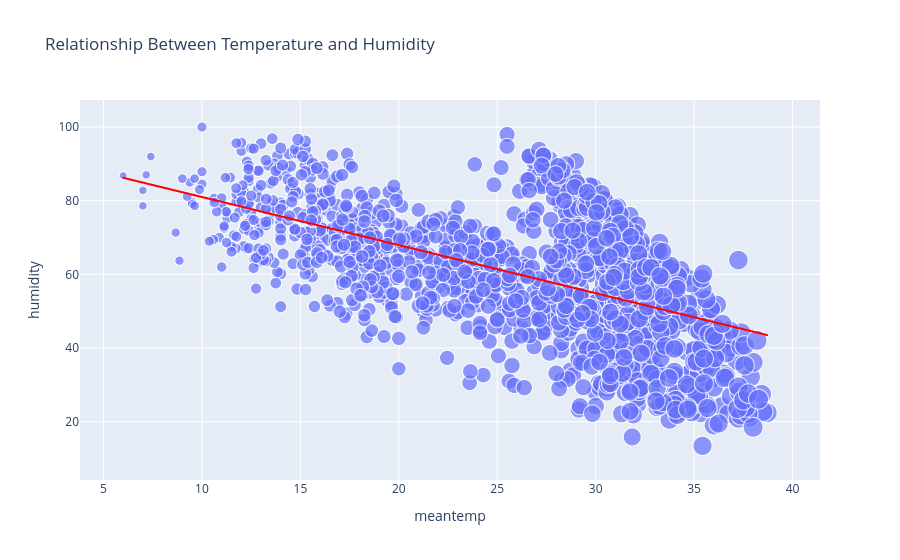

Notebook source saved alongside this figure:
### Code cell
# Interactive plot with plotly
px.scatter(
    df, 
    x='meantemp', 
    y='humidity', 
    size='meantemp', 
    trendline='ols',
    trendline_color_override='red',
    title='Relationship Between Temperature and Humidity'
)

### Figure 1 — Plotly figure (JSON) as saved in the notebook; plotly's stock layout.template omitted (floating-point values rounded to 4 significant figures; data arrays with more than 128 entries replaced by an {"elided": "..."} marker saying what was removed)
{"data": [{"hovertemplate": "meantemp=%{marker.size}<br>humidity=%{y}<extra></extra>", "legendgroup": "", "marker": {"color": "#636efa", "size": {"elided": "1462 float values"}, "sizemode": "area", "sizeref": 0.09679, "symbol": "circle"}, "mode": "markers", "name": "", "showlegend": false, "type": "scattergl", "x": {"elided": "1462 float values"}, "xaxis": "x", "y": {"elided": "1462 float values"}, "yaxis": "y"}, {"hovertemplate": "<b>OLS trendline</b><br>humidity = -1.30529 * meantemp + 94.0508<br>R<sup>2</sup>=0.327128<br><br>meantemp=%{x}<br>humidity=%{y} <b>(trend)</b><extra></extra>", "legendgroup": "", "line": {"color": "red"}, "marker": {"color": "#636efa", "symbol": "circle"}, "mode": "lines", "name": "", "showlegend": false, "type": "scattergl", "x": {"elided": "1462 float values"}, "xaxis": "x", "y": {"elided": "1462 float values"}, "yaxis": "y"}], "layout": {"legend": {"itemsizing": "constant", "tracegroupgap": 0}, "title": {"text": "Relationship Between Temperature and Humidity"}, "xaxis": {"anchor": "y", "domain": [0, 1], "title": {"text": "meantemp"}}, "yaxis": {"anchor": "x", "domain": [0, 1], "title": {"text": "humidity"}}}}
